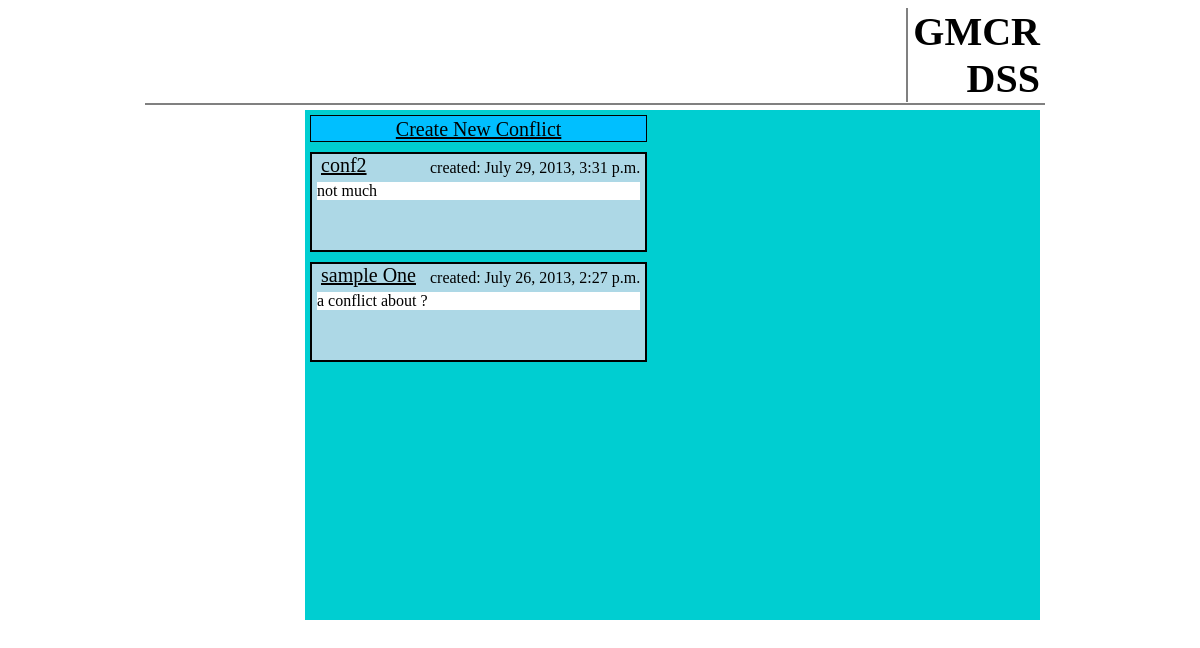
Page /conflicts/ on the earlier database version.
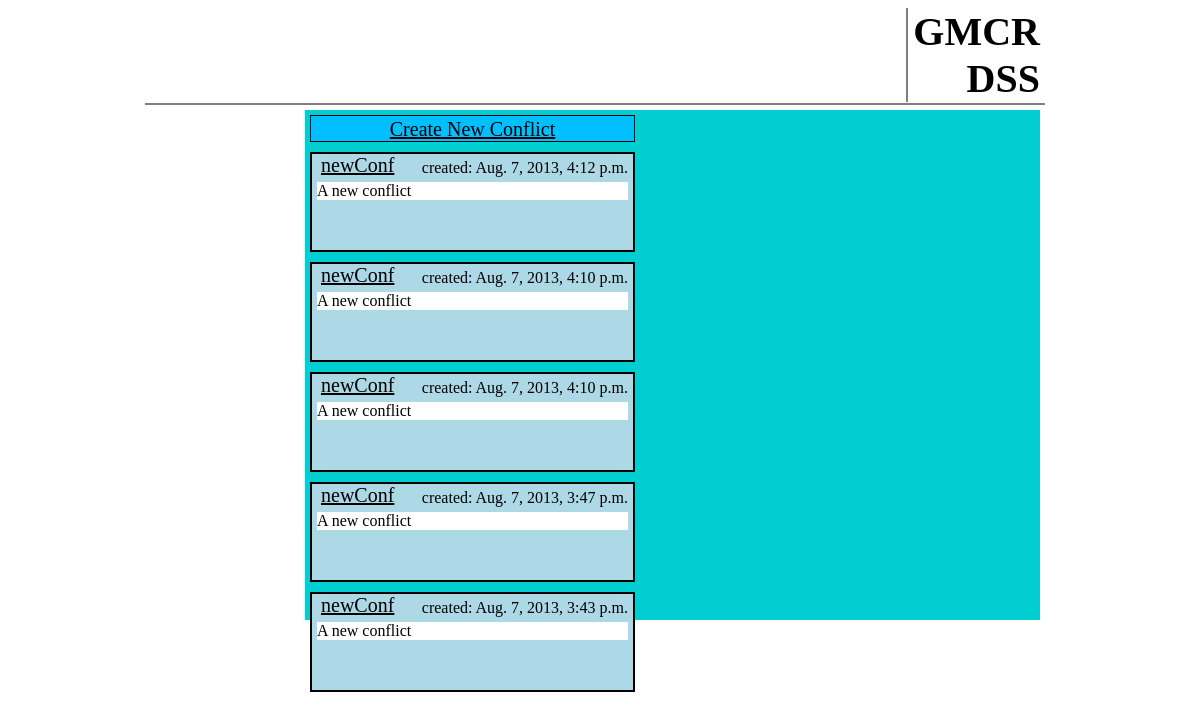
Same page on the later database version.
### gmConflicts/models.py (models this page shows, shortened)
class GM_conflict(models.Model):
    title = models.CharField(max_length=160)
    description = models.TextField()
    pub_date = models.DateTimeField('date published')
    json_rep = models.TextField()
    json_stabilities = models.TextField()

### gmConflicts/views.py (the view)
def index(request):
    latest_conflicts = GM_conflict.objects.all().order_by('-pub_date')[:5]
    context = {'latest_conflicts': latest_conflicts}
    return render(request, 'gmConflicts/index.html', context)

### gmConflicts/templates/gmConflicts/index.html (shortened to what this page needs)
<!DOCTYPE html>
 <html class="no-js">
<head>
    <link rel="stylesheet" href="//necolas.github.io/normalize.css/2.1.2/normalize.css" />
    <link rel="stylesheet" href="//ajax.googleapis.com/ajax/libs/jqueryui/1.10.3/themes/start/jquery-ui.css"  />
    {% load staticfiles %}
    <link rel="stylesheet" type="text/css" href="{% static 'gmConflicts/styles/styles.css' %}" />
</head>
<body>
<div class="container">
<div class="topbar">
    <p class="appName">GMCR<br>DSS</p>
</div>
<div class="mainContent">
    <ul class="confList">
		<a class="addConflict" href="{% url 'gmConflicts:newConflict' %}">Create New Conflict</a>
		{% if latest_conflicts %}
			{% for conf in latest_conflicts %}
				<li class="conflictBox">
					<a href="{% url 'gmConflicts:editor' conf.id %}" class="confLink">{{ conf.title }}</a>
					<p class="pub_date">created: {{conf.pub_date}}</p>
					<p class="confDescription">{{conf.description}}</p>
				</li>
			{% endfor %}
		{% else %}
			<li class="conflictBox">No conflicts are available.</li>
		{% endif %}
	</ul>
</div>
</div>
</body>
</HTML>

Differences in the rows shown:
no longer on this page (row edited): GM_conflict: title "conf2", pub_date "July 29, 2013, 3:31 p.m.", description "not much"
no longer on this page (row unchanged): GM_conflict: title "sample One", pub_date "July 26, 2013, 2:27 p.m.", description "a conflict about ?"
added GM_conflict: title "newConf", pub_date "Aug. 7, 2013, 4:12 p.m.", description "A new conflict"
added GM_conflict: title "newConf", pub_date "Aug. 7, 2013, 4:10 p.m.", description "A new conflict"
added GM_conflict: title "newConf", pub_date "Aug. 7, 2013, 4:10 p.m.", description "A new conflict"
added GM_conflict: title "newConf", pub_date "Aug. 7, 2013, 3:47 p.m.", description "A new conflict"
added GM_conflict: title "newConf", pub_date "Aug. 7, 2013, 3:43 p.m.", description "A new conflict"
